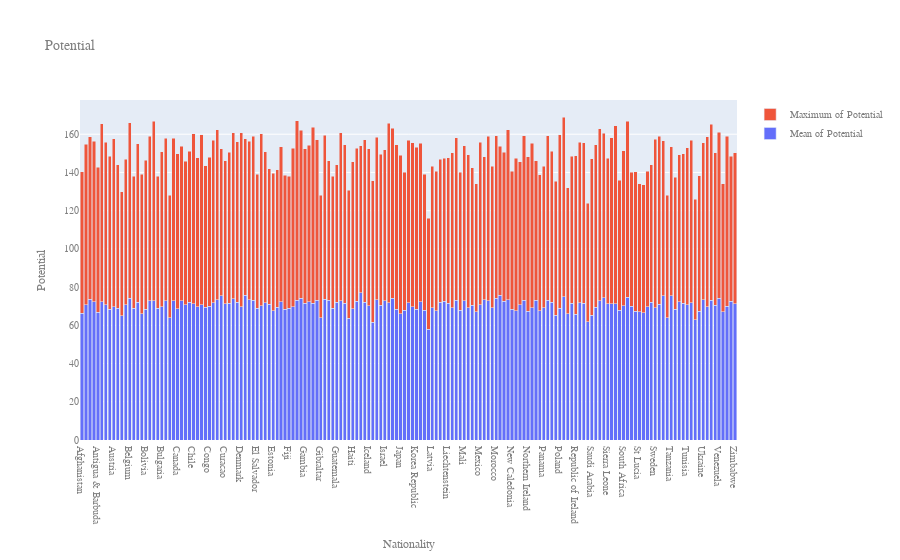

Source (notebook cell):
### Code cell
import plotly.graph_objects as go
fig = go.Figure(data=[
     go.Bar(name='Mean of Potential', x=df_Nationality1, y=df2.Potential),
     go.Bar(name='Maximum of Potential', x=df_Nationality2, y=df1.Potential)
])
# Change the bar mode
fig.update_layout(barmode='stack')
fig.update_layout(title='Potential',
    xaxis_title="Nationality",
    yaxis_title="Potential",
    font=dict(
        family="Courier New, monospace",
        size=10,
        color="#7f7f7f"
))
fig.show()

### Figure 1 — Plotly figure (JSON) as saved in the notebook; plotly's stock layout.template omitted (floating-point values rounded to 4 significant figures; data arrays with more than 128 entries replaced by an {"elided": "..."} marker saying what was removed)
{"data": [{"name": "Mean of Potential", "type": "bar", "x": {"elided": "165 str values"}, "y": {"elided": "165 float values"}}, {"name": "Maximum of Potential", "type": "bar", "x": {"elided": "165 str values"}, "y": {"elided": "165 int values"}}], "layout": {"barmode": "stack", "font": {"color": "#7f7f7f", "family": "Courier New, monospace", "size": 10}, "title": {"text": "Potential"}, "xaxis": {"title": {"text": "Nationality"}}, "yaxis": {"title": {"text": "Potential"}}}}
